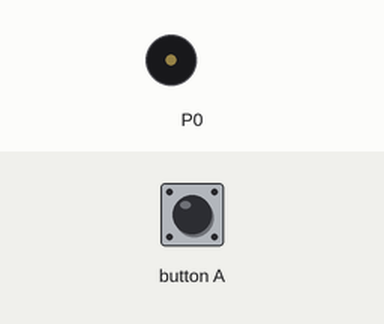
Simulated run of this program. Board: BBC micro:bit (MakeCode). Shown: buzzer (waves = sounding). The inputs (shaded band) are chosen by the test bench.

Above: at 1.2 s.
1.3 s: button A pressed for 0.15 s
At 2.8 s:
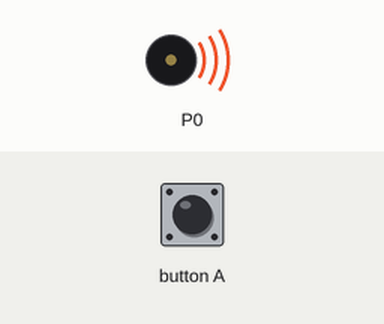
Timing chart, 0 to 10.4 s (numbered marks = the images above; inputs shaded):
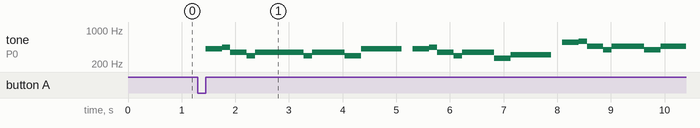

The program:

main.ts
```typescript
input.onButtonPressed(Button.A, function () {
    music.setTempo(100)
    music.playTone(415, music.beat(BeatFraction.Half))
    music.playTone(440, music.beat(BeatFraction.Quarter))
    music.playTone(349, music.beat(BeatFraction.Half))
    music.playTone(294, music.beat(BeatFraction.Quarter))
    music.playTone(349, music.beat(BeatFraction.Whole))
    music.playTone(349, music.beat(BeatFraction.Half))
    music.playTone(294, music.beat(BeatFraction.Quarter))
    music.playTone(349, music.beat(BeatFraction.Whole))
    music.playTone(294, music.beat(BeatFraction.Half))
    music.playTone(415, music.beat(BeatFraction.Quarter))
    music.playTone(415, music.beat(BeatFraction.Whole))
    basic.pause(200)
    music.playTone(415, music.beat(BeatFraction.Half))
    music.playTone(440, music.beat(BeatFraction.Quarter))
    music.playTone(349, music.beat(BeatFraction.Half))
    music.playTone(294, music.beat(BeatFraction.Quarter))
    music.playTone(349, music.beat(BeatFraction.Whole))
    music.playTone(262, music.beat(BeatFraction.Half))
    music.playTone(311, music.beat(BeatFraction.Quarter))
    music.playTone(311, music.beat(BeatFraction.Whole))
    basic.pause(200)
    music.playTone(554, music.beat(BeatFraction.Half))
    music.playTone(587, music.beat(BeatFraction.Quarter))
    music.playTone(466, music.beat(BeatFraction.Half))
    music.playTone(392, music.beat(BeatFraction.Quarter))
    music.playTone(466, music.beat(BeatFraction.Whole))
    music.playTone(392, music.beat(BeatFraction.Half))
    music.playTone(466, music.beat(BeatFraction.Whole))
    music.playTone(392, music.beat(BeatFraction.Half))
    music.playTone(554, music.beat(BeatFraction.Whole))
    basic.pause(200)
    music.playTone(415, music.beat(BeatFraction.Half))
    music.playTone(440, music.beat(BeatFraction.Quarter))
    music.playTone(349, music.beat(BeatFraction.Half))
    music.playTone(294, music.beat(BeatFraction.Quarter))
    music.playTone(349, music.beat(BeatFraction.Whole))
    music.playTone(294, music.beat(BeatFraction.Half))
    music.playTone(262, music.beat(BeatFraction.Whole))
})
```

test.ts
```typescript
// 在這裡測試；當此封包作為擴充功能時，將不會編譯此內容。
```

Measured:
- after the input at 1.3 s, tone on P0: plays 415 Hz for 0.31 s, 440 Hz for 0.16 s, 349 Hz for 0.31 s, 294 Hz for 0.16 s, 349 Hz for 0.91 s, 294 Hz for 0.16 s … (23 notes in this stretch), starting after 0.15 s
